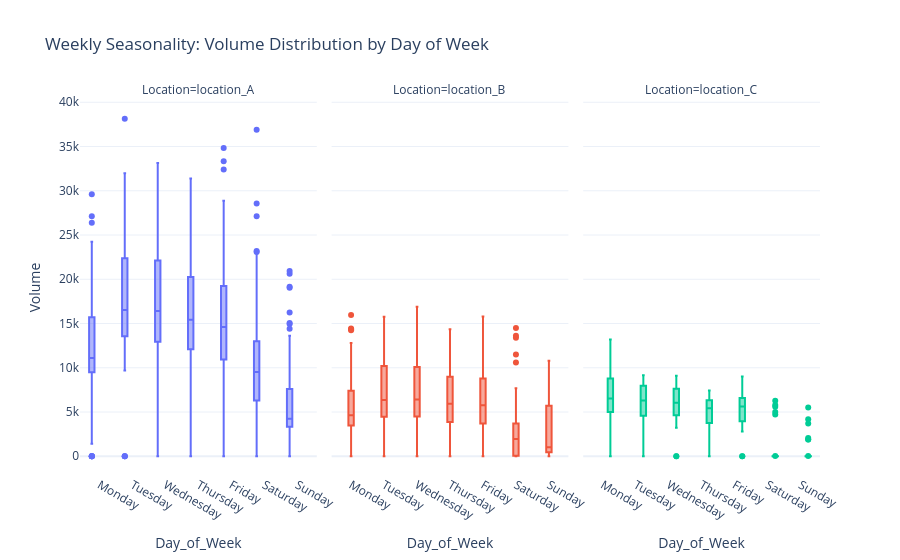
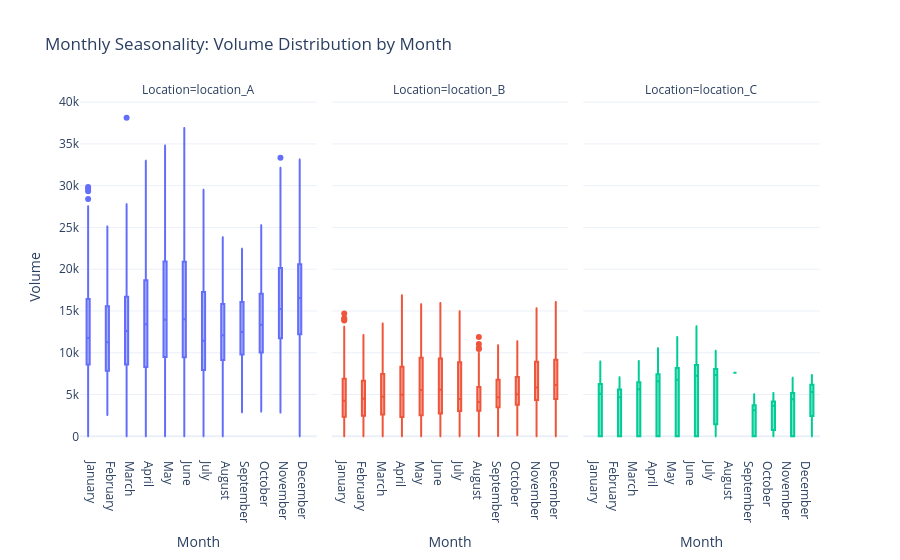
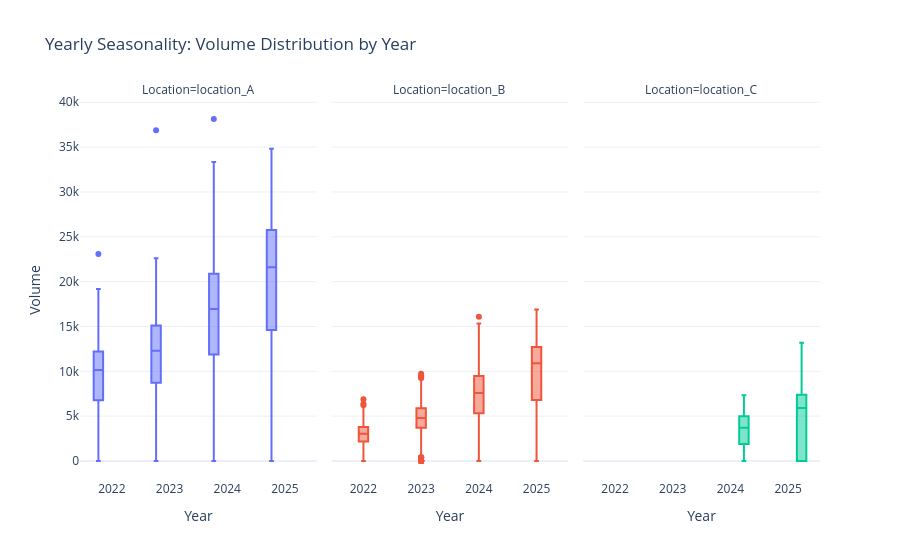

Notebook code for these charts, in order:
### Markdown cell above
## 5. Seasonality Check

### Code cell
# Extracting time components
df_long["Day_of_Week"] = df_long["date"].dt.day_name()
df_long["Month"] = df_long["date"].dt.month_name()
df_long["Year"] = df_long["date"].dt.year


# WEEKLY SEASONALITY

# Define the sort order for days of the week
days_order = [
    "Monday",
    "Tuesday",
    "Wednesday",
    "Thursday",
    "Friday",
    "Saturday",
    "Sunday",
]

fig_weekly = px.box(
    df_long,
    x="Day_of_Week",
    y="Volume",
    color="Location",
    facet_col="Location",
    category_orders={"Day_of_Week": days_order},
    title="Weekly Seasonality: Volume Distribution by Day of Week",
    template="plotly_white",
)
fig_weekly.update_layout(showlegend=False)
fig_weekly.show()

# MONTHLY SEASONALITY

fig_monthly = px.box(
    df_long,
    x="Month",
    y="Volume",
    color="Location",
    facet_col="Location",
    title="Monthly Seasonality: Volume Distribution by Month",
    template="plotly_white",
)
fig_monthly.update_layout(showlegend=False)
fig_monthly.show()

# YEARLY SEASONALITY
fig_yearly = px.box(
    df_long,
    x="Year",
    y="Volume",
    color="Location",
    facet_col="Location",
    title="Yearly Seasonality: Volume Distribution by Year",
    template="plotly_white",
)
fig_yearly.update_layout(showlegend=False)
fig_yearly.show()

### Figure 1 — Plotly figure (JSON) as saved in the notebook; plotly's stock layout.template omitted (floating-point values rounded to 4 significant figures; data arrays with more than 128 entries replaced by an {"elided": "..."} marker saying what was removed)
{"data": [{"alignmentgroup": "True", "hovertemplate": "Location=location_A<br>Day_of_Week=%{x}<br>Volume=%{y}<extra></extra>", "legendgroup": "location_A", "marker": {"color": "#636efa"}, "name": "location_A", "notched": false, "offsetgroup": "location_A", "orientation": "v", "showlegend": true, "type": "box", "x": {"elided": "1308 str values"}, "x0": " ", "xaxis": "x", "y": {"elided": "1308 float values"}, "y0": " ", "yaxis": "y"}, {"alignmentgroup": "True", "hovertemplate": "Location=location_B<br>Day_of_Week=%{x}<br>Volume=%{y}<extra></extra>", "legendgroup": "location_B", "marker": {"color": "#EF553B"}, "name": "location_B", "notched": false, "offsetgroup": "location_B", "orientation": "v", "showlegend": true, "type": "box", "x": {"elided": "1308 str values"}, "x0": " ", "xaxis": "x2", "y": {"elided": "1308 float values"}, "y0": " ", "yaxis": "y2"}, {"alignmentgroup": "True", "hovertemplate": "Location=location_C<br>Day_of_Week=%{x}<br>Volume=%{y}<extra></extra>", "legendgroup": "location_C", "marker": {"color": "#00cc96"}, "name": "location_C", "notched": false, "offsetgroup": "location_C", "orientation": "v", "showlegend": true, "type": "box", "x": {"elided": "1308 str values"}, "x0": " ", "xaxis": "x3", "y": {"elided": "1308 float values"}, "y0": " ", "yaxis": "y3"}], "layout": {"annotations": [{"font": {}, "showarrow": false, "text": "Location=location_A", "x": 0.16, "xanchor": "center", "xref": "paper", "y": 1, "yanchor": "bottom", "yref": "paper"}, {"font": {}, "showarrow": false, "text": "Location=location_B", "x": 0.5, "xanchor": "center", "xref": "paper", "y": 1, "yanchor": "bottom", "yref": "paper"}, {"font": {}, "showarrow": false, "text": "Location=location_C", "x": 0.84, "xanchor": "center", "xref": "paper", "y": 1, "yanchor": "bottom", "yref": "paper"}], "boxmode": "group", "legend": {"title": {"text": "Location"}, "tracegroupgap": 0}, "showlegend": false, "title": {"text": "Weekly Seasonality: Volume Distribution by Day of Week"}, "xaxis": {"anchor": "y", "categoryarray": ["Monday", "Tuesday", "Wednesday", "Thursday", "Friday", "Saturday", "Sunday"], "categoryorder": "array", "domain": [0, 0.32], "title": {"text": "Day_of_Week"}}, "xaxis2": {"anchor": "y2", "categoryarray": ["Monday", "Tuesday", "Wednesday", "Thursday", "Friday", "Saturday", "Sunday"], "categoryorder": "array", "domain": [0.34, 0.66], "matches": "x", "title": {"text": "Day_of_Week"}}, "xaxis3": {"anchor": "y3", "categoryarray": ["Monday", "Tuesday", "Wednesday", "Thursday", "Friday", "Saturday", "Sunday"], "categoryorder": "array", "domain": [0.68, 1.0], "matches": "x", "title": {"text": "Day_of_Week"}}, "yaxis": {"anchor": "x", "domain": [0, 1], "title": {"text": "Volume"}}, "yaxis2": {"anchor": "x2", "domain": [0, 1], "matches": "y", "showticklabels": false}, "yaxis3": {"anchor": "x3", "domain": [0, 1], "matches": "y", "showticklabels": false}}}

### Figure 2 — Plotly figure (JSON) as saved in the notebook; plotly's stock layout.template omitted (floating-point values rounded to 4 significant figures; data arrays with more than 128 entries replaced by an {"elided": "..."} marker saying what was removed)
{"data": [{"alignmentgroup": "True", "hovertemplate": "Location=location_A<br>Month=%{x}<br>Volume=%{y}<extra></extra>", "legendgroup": "location_A", "marker": {"color": "#636efa"}, "name": "location_A", "notched": false, "offsetgroup": "location_A", "orientation": "v", "showlegend": true, "type": "box", "x": {"elided": "1308 str values"}, "x0": " ", "xaxis": "x", "y": {"elided": "1308 float values"}, "y0": " ", "yaxis": "y"}, {"alignmentgroup": "True", "hovertemplate": "Location=location_B<br>Month=%{x}<br>Volume=%{y}<extra></extra>", "legendgroup": "location_B", "marker": {"color": "#EF553B"}, "name": "location_B", "notched": false, "offsetgroup": "location_B", "orientation": "v", "showlegend": true, "type": "box", "x": {"elided": "1308 str values"}, "x0": " ", "xaxis": "x2", "y": {"elided": "1308 float values"}, "y0": " ", "yaxis": "y2"}, {"alignmentgroup": "True", "hovertemplate": "Location=location_C<br>Month=%{x}<br>Volume=%{y}<extra></extra>", "legendgroup": "location_C", "marker": {"color": "#00cc96"}, "name": "location_C", "notched": false, "offsetgroup": "location_C", "orientation": "v", "showlegend": true, "type": "box", "x": {"elided": "1308 str values"}, "x0": " ", "xaxis": "x3", "y": {"elided": "1308 float values"}, "y0": " ", "yaxis": "y3"}], "layout": {"annotations": [{"font": {}, "showarrow": false, "text": "Location=location_A", "x": 0.16, "xanchor": "center", "xref": "paper", "y": 1, "yanchor": "bottom", "yref": "paper"}, {"font": {}, "showarrow": false, "text": "Location=location_B", "x": 0.5, "xanchor": "center", "xref": "paper", "y": 1, "yanchor": "bottom", "yref": "paper"}, {"font": {}, "showarrow": false, "text": "Location=location_C", "x": 0.84, "xanchor": "center", "xref": "paper", "y": 1, "yanchor": "bottom", "yref": "paper"}], "boxmode": "group", "legend": {"title": {"text": "Location"}, "tracegroupgap": 0}, "showlegend": false, "title": {"text": "Monthly Seasonality: Volume Distribution by Month"}, "xaxis": {"anchor": "y", "domain": [0, 0.32], "title": {"text": "Month"}}, "xaxis2": {"anchor": "y2", "domain": [0.34, 0.66], "matches": "x", "title": {"text": "Month"}}, "xaxis3": {"anchor": "y3", "domain": [0.68, 1.0], "matches": "x", "title": {"text": "Month"}}, "yaxis": {"anchor": "x", "domain": [0, 1], "title": {"text": "Volume"}}, "yaxis2": {"anchor": "x2", "domain": [0, 1], "matches": "y", "showticklabels": false}, "yaxis3": {"anchor": "x3", "domain": [0, 1], "matches": "y", "showticklabels": false}}}

### Figure 3 — Plotly figure (JSON) as saved in the notebook; plotly's stock layout.template omitted (floating-point values rounded to 4 significant figures; data arrays with more than 128 entries replaced by an {"elided": "..."} marker saying what was removed)
{"data": [{"alignmentgroup": "True", "hovertemplate": "Location=location_A<br>Year=%{x}<br>Volume=%{y}<extra></extra>", "legendgroup": "location_A", "marker": {"color": "#636efa"}, "name": "location_A", "notched": false, "offsetgroup": "location_A", "orientation": "v", "showlegend": true, "type": "box", "x": {"elided": "1308 int values"}, "x0": " ", "xaxis": "x", "y": {"elided": "1308 float values"}, "y0": " ", "yaxis": "y"}, {"alignmentgroup": "True", "hovertemplate": "Location=location_B<br>Year=%{x}<br>Volume=%{y}<extra></extra>", "legendgroup": "location_B", "marker": {"color": "#EF553B"}, "name": "location_B", "notched": false, "offsetgroup": "location_B", "orientation": "v", "showlegend": true, "type": "box", "x": {"elided": "1308 int values"}, "x0": " ", "xaxis": "x2", "y": {"elided": "1308 float values"}, "y0": " ", "yaxis": "y2"}, {"alignmentgroup": "True", "hovertemplate": "Location=location_C<br>Year=%{x}<br>Volume=%{y}<extra></extra>", "legendgroup": "location_C", "marker": {"color": "#00cc96"}, "name": "location_C", "notched": false, "offsetgroup": "location_C", "orientation": "v", "showlegend": true, "type": "box", "x": {"elided": "1308 int values"}, "x0": " ", "xaxis": "x3", "y": {"elided": "1308 float values"}, "y0": " ", "yaxis": "y3"}], "layout": {"annotations": [{"font": {}, "showarrow": false, "text": "Location=location_A", "x": 0.16, "xanchor": "center", "xref": "paper", "y": 1, "yanchor": "bottom", "yref": "paper"}, {"font": {}, "showarrow": false, "text": "Location=location_B", "x": 0.5, "xanchor": "center", "xref": "paper", "y": 1, "yanchor": "bottom", "yref": "paper"}, {"font": {}, "showarrow": false, "text": "Location=location_C", "x": 0.84, "xanchor": "center", "xref": "paper", "y": 1, "yanchor": "bottom", "yref": "paper"}], "boxmode": "group", "legend": {"title": {"text": "Location"}, "tracegroupgap": 0}, "showlegend": false, "title": {"text": "Yearly Seasonality: Volume Distribution by Year"}, "xaxis": {"anchor": "y", "domain": [0, 0.32], "title": {"text": "Year"}}, "xaxis2": {"anchor": "y2", "domain": [0.34, 0.66], "matches": "x", "title": {"text": "Year"}}, "xaxis3": {"anchor": "y3", "domain": [0.68, 1.0], "matches": "x", "title": {"text": "Year"}}, "yaxis": {"anchor": "x", "domain": [0, 1], "title": {"text": "Volume"}}, "yaxis2": {"anchor": "x2", "domain": [0, 1], "matches": "y", "showticklabels": false}, "yaxis3": {"anchor": "x3", "domain": [0, 1], "matches": "y", "showticklabels": false}}}
